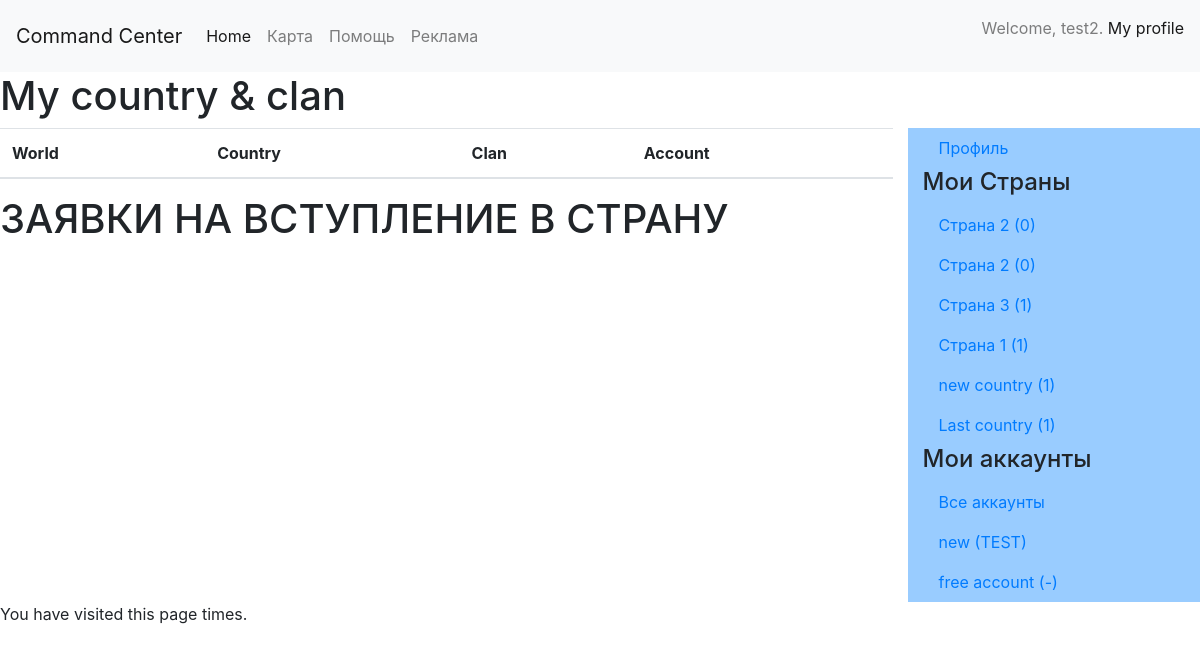
Page /country/ (signed in) on the committed database.
### structure/models.py (models this page shows, shortened)
class Country(models.Model):
    country_name = models.CharField(max_length=50)
    world = models.ForeignKey(World_version, on_delete=models.CASCADE)
    customer = models.ForeignKey(User, on_delete=models.CASCADE, default=1)

class Customer_Account(models.Model):
    account_name = models.CharField(max_length=50)
    world = models.ForeignKey(World_version, on_delete=models.CASCADE)
    customer = models.ForeignKey(User, on_delete=models.CASCADE, default=1)
    clan = models.ForeignKey(Clan, on_delete=models.SET_NULL,null=True, blank=True)

class Clan(models.Model):
    clan_name = models.CharField(max_length=50)
    country = models.OneToOneField(Country, on_delete=models.CASCADE)

### customer/views.py (the view)
# urls.py: url(r'^country/$', views.country_view, name='my_country'),
def country_view(request):
    args = {}
    args['accounts'] = list_of_accounts(request)
    args['countries'] = list_of_countries(request)
    args['country_form'] = CreateCountryForm()
    args['clan_form'] = CreateClanForm()
    return render(request, 'country/country.html', args)

### customer/views.py (called while the page is built)
def list_of_accounts(request):
    accounts = []
    settings = User_settings.objects.get(customer=request.user)
    list_of_accounts = Customer_Account.objects.filter(customer=request.user.id).filter(world = settings.selected_world.id)
    for item in list_of_accounts:
        account_id = item.pk
        account_name = item.account_name
        world_version = item.world.name
        clan_name = "-"
        country_name = "-"
        if item.clan is not None:
            clan = Clan.objects.get(id__contains=item.clan.pk)
            clan_name = clan.clan_name
            country = Country.objects.get(id__contains=clan.country_id)
            country_name = country.country_name
        acc = MyAccounts(account_id, account_name, world_version, clan_name, country_name)
        accounts.append(acc)
    return accounts

def list_of_countries(request):
    countries = []
    countries_list = Country.objects.filter(customer_id=request.user.id)
    for item in countries_list:
        num_of_acc = 0
        clan_list = Clan.objects.filter(country_id=item.id)
        for clan_item in clan_list:
            acc = Customer_Account.objects.filter(clan_id=clan_item.id)
            num_of_acc = num_of_acc + acc.count()
        my_country = MyCountry(item.country_name, num_of_acc, item.id)
        countries.append(my_country)
    return countries

### customer/templates/country/country.html
{% extends "base.html" %}
{% block content %}
    <div id="container">
        <div class="row">
            <div class="col-md-12" >
                <h1> My country & clan</h1>
            </div>
             <div class="col-md-9" >
                 <div>
                     <table class="table table-hover">
                        <thead>
                            <tr>
                                <th scope="col">World</th>
                                <th scope="col">Country</th>
                                <th scope="col">Clan</th>
                                <th scope="col">Account</th>
                            </tr>
                        </thead>
                    </table>
                 </div>
                 <div>
                     <H1>ЗАЯВКИ НА ВСТУПЛЕНИЕ В СТРАНУ</H1>
                 </div>
            </div>
            <div class="col-md-3" style="background-color: #99CCFF">
                {% include "profile/../include/profile_nav_bar.html" %}
            </div>
        </div>
    </div>
{% endblock %}

### templates/includes/header.html (shortened to what this page needs)
<nav class="navbar navbar-expand-lg navbar-light bg-light">
    <a class="navbar-brand" href="#">Command Center</a>
    <div class="collapse navbar-collapse" id="navbarSupportedContent">
        <ul class="navbar-nav mr-auto">
            <li class="nav-item active">
                <a class="nav-link" href="#">Home <span class="sr-only">(current)</span></a>
            </li>
            <li class="nav-item">
                <a class="nav-link" href="{% url 'global' %}">Карта</a>
            </li>
            <li class="nav-item">
                <a class="nav-link" href="#">Помощь</a>
            </li>
            <li class="nav-item">
                <a class="nav-link" href="#">Реклама</a>
            </li>
        </ul>
    <span class="navbar-text">
        {% if user.is_authenticated %}
            <ul>Welcome, {{ user.username }}.  <a href="{% url 'profile' %}">My profile</a>            </ul>
        {% else %}
            <ul>Welcome, new user.  <a href="{% url 'login' %}">Please Log in</a></ul>
        {% endif %}
    </span>
  </div>
</nav>

### customer/templates/include/profile_nav_bar.html
<a class="nav-link" href="{% url 'profile' %}">Профиль</a>
<h4> Мои Страны</h4>
{% for item in countries %}
    <a class="nav-link" href="/country/get/{{item.country_id}}">
           {{ item.country_name }} ({{ item.num_of_accounts }})
    </a>
{% endfor %}
<h4> Мои аккаунты</h4>
<a class="nav-link" href="{% url 'my_account' %}">Все аккаунты</a>
{% for item in accounts %}
    <a class="nav-link" href="/account/get/{{item.account_id}}">
           {{ item.account_name }} ({{ item.clan }})
    </a>
{% endfor %}

### rows in the picture
Country: country_name "Страна 2"
Country: country_name "Страна 2"
Country: country_name "Страна 3"
Country: country_name "Страна 1"
Country: country_name "new country"
Country: country_name "Last country"
Customer_Account: account_name "new"
Clan: clan "TEST"
Customer_Account: account_name "free account"

### other values in the picture
{{ user.username }} "test2"
{{ item.num_of_accounts }} "0" "0" "1" "1" "1" "1"
{{ item.clan }} "-"
